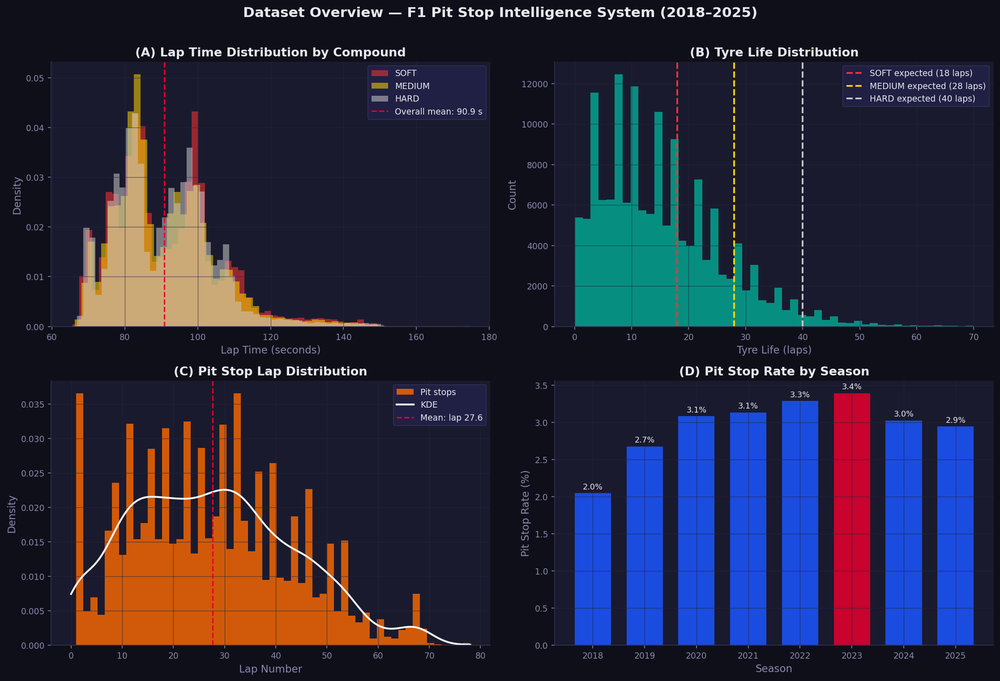
#> input picture _archive/MINH TRI/plots/01_dataset_overview.png, 1000 x 681 px, shrunk from 2234 x 1522 before the run, found by its file name
$ python _split_combined_plots.py
#> lines starting #> are read from the running program, lines starting #| are printed output that depends on the picture; after the words box and inside, x2 and y2 are one past the last pixel; in counts of white or black regions, pixels touching at a corner belong together
"""Split each multi-panel pit-stop PNG into individual subplot PNGs.

The existing combined images were generated by visualize.py as 2x2 or
1x3 matplotlib grids.  This utility detects the white gutters between
sub-axes, then crops each sub-axis to its own PNG sized for solo
inclusion in the LaTeX report.

Per-file output naming uses a letter suffix (a/b/c/d) matching the
subplot label in the original combined image.
"""

from __future__ import annotations

import sys
from pathlib import Path

import numpy as np
from PIL import Image

REPO_ROOT  = Path(__file__).resolve().parents[2]
PLOTS_DIR  = REPO_ROOT / "outputs" / "pit_stop_strategy" / "plots"

# Each entry tells the splitter
#   - the grid layout (rows, cols)
#   - the output filenames in row-major order (a, b, c, d…)
# Files not listed are skipped (so the combined PNGs can co-exist).
LAYOUTS = {
    "01_dataset_overview.png": {
        "grid": (2, 2),
        "outs": ["01a_laptime_compound.png",
                 "01b_tyre_life_dist.png",
                 "01c_pitstop_lap_dist.png",
                 "01d_pit_rate_season.png"],
    },
    "02_tyre_analysis.png": {
        "grid": (2, 2),
        "outs": ["02a_tyre_decay_compound.png",
                 "02b_tyre_life_at_pit.png",
                 "02c_pitlap_heatmap.png",
                 "02d_stint_length.png"],
    },
    "03_model_outputs.png": {
        "grid": (2, 2),
        "outs": ["03a_pred_prob_dist.png",
                 "03b_roc_curve.png",
                 "03c_pr_curve.png",
                 "03d_calibration.png"],
    },
    "04_team_strategy.png": {
        "grid": (1, 3),
        "outs": ["04a_risk_scatter.png",
                 "04b_team_tyrelife_box.png",
                 "04c_compound_mix_heatmap.png"],
        # Heatmap's adjacent colorbar confuses gutter detection; force uniform.
        "uniform": True,
    },
    "05_race_dynamics.png": {
        "grid": (2, 2),
        "outs": ["05a_position_changes.png",
                 "05b_pit_prob_progress.png",
                 "05c_pit_compound_season.png",
                 "05d_pit_prob_heatmap.png"],
    },
    "06_feature_analysis.png": {
        "grid": (2, 2),
        "outs": ["06a_corr_matrix.png",
                 "06b_feature_violin.png",
                 "06c_traffic_pit_prob.png",
                 "06d_pace_decay_compound.png"],
    },
    "07_stochastic_analysis.png": {
        "grid": (2, 2),
        "outs": ["07a_hazard_rate.png",
                 "07b_pace_decay_hist.png",
                 "07c_cox_vs_bilstm.png",
                 "07d_vsc_pit_prob.png"],
    },
}

# Heuristics for gutter detection
WHITE_THRESH = 0.94      # pixel V >= this counts as "white"
GUTTER_FRAC  = 0.985     # row/col must be this fraction white to be a gutter
MIN_GUTTER_WIDTH = 8     # minimum gutter run in pixels
PAD_PX = 6               # padding around each crop


def _runs_of_true(mask: np.ndarray) -> list[tuple[int, int]]:
    """Return list of (start, end_exclusive) for runs of True in 1-D mask."""
    runs = []
    in_run = False
    start = 0
    for i, v in enumerate(mask):
        if v and not in_run:
            start = i
            in_run = True
        elif not v and in_run:
            runs.append((start, i))
            in_run = False
    if in_run:
        runs.append((start, len(mask)))
    return runs


def _detect_gutter_centres(arr: np.ndarray, axis: int,
                           skip_top: int = 0) -> list[int]:
    """Return centre indices of each non-trivial white gutter along axis.

    axis=0 -> horizontal gutters (slice between rows of subplots)
    axis=1 -> vertical   gutters (slice between cols of subplots)
    """
    # Min over RGB → darkness; pixel is "white" if max channel >= thresh
    rgb = arr[..., :3].astype(np.float32) / 255.0
    is_white = rgb.min(axis=-1) >= WHITE_THRESH

    if axis == 0:
        # fraction of white pixels per row
        frac = is_white.mean(axis=1)
        if skip_top:
            frac = frac.copy()
            frac[:skip_top] = 0.0
    else:
        frac = is_white.mean(axis=0)

    gutters = _runs_of_true(frac >= GUTTER_FRAC)
    gutters = [(s, e) for s, e in gutters if (e - s) >= MIN_GUTTER_WIDTH]
    return gutters


def _interior_gutter_centres(arr: np.ndarray, axis: int,
                             n_needed: int,
                             skip_top: int = 0) -> list[int]:
    """Pick the `n_needed` longest gutters that lie in the interior
    (excluding any gutter touching the outer edge) and return their centres.
    """
    runs = _detect_gutter_centres(arr, axis=axis, skip_top=skip_top)
    dim = arr.shape[axis]

    interior = [(s, e) for s, e in runs
                if s > dim * 0.04 and e < dim * 0.96]

    if len(interior) < n_needed:
        # fall back: use all runs (including edges)
        interior = runs

    # Sort by run length (longest first), keep n_needed
    interior.sort(key=lambda r: (r[1] - r[0]), reverse=True)
    chosen = sorted(interior[:n_needed], key=lambda r: r[0])
    return [(s + e) // 2 for s, e in chosen]


def split_image(in_path: Path, grid: tuple[int, int],
                out_names: list[str], uniform: bool = False) -> None:
    rows, cols = grid
    expected = rows * cols
    assert len(out_names) == expected, \
        f"need {expected} output names for {rows}x{cols} grid"

    im = Image.open(in_path).convert("RGBA")
    arr = np.array(im)
    h, w = arr.shape[:2]

    # Skip the top title strip when looking for horizontal gutters
    skip_top = int(h * 0.06)

    # Find interior gutter centres
    n_h = rows - 1
    n_v = cols - 1

    if uniform:
        h_centres = [int(skip_top + (h - skip_top) * (i + 1) / rows)
                     for i in range(n_h)]
        v_centres = [int(w * (i + 1) / cols) for i in range(n_v)]
    else:
        h_centres = _interior_gutter_centres(arr, axis=0, n_needed=n_h,
                                              skip_top=skip_top) if n_h else []
        v_centres = _interior_gutter_centres(arr, axis=1, n_needed=n_v) if n_v else []

        if len(h_centres) != n_h or len(v_centres) != n_v:
            # Fall back to uniform percentage split
            print(f"  [WARN] {in_path.name}: gutter detection partial — using uniform split")
            h_centres = [int(h * (i + 1) / rows) for i in range(n_h)]
            v_centres = [int(w * (i + 1) / cols) for i in range(n_v)]

    # Build row and column boundaries
    row_bounds = [skip_top] + h_centres + [h]
    col_bounds = [0] + v_centres + [w]

    idx = 0
    for r in range(rows):
        for c in range(cols):
            top, bot = row_bounds[r], row_bounds[r + 1]
            left, right = col_bounds[c], col_bounds[c + 1]

            # Add small padding inside the available canvas
            top = max(0, top - PAD_PX)
            bot = min(h, bot + PAD_PX)
            left = max(0, left - PAD_PX)
            right = min(w, right + PAD_PX)

            crop = arr[top:bot, left:right]
            out_path = PLOTS_DIR / out_names[idx]
            Image.fromarray(crop).save(out_path, optimize=True)
            print(f"  [saved] {out_names[idx]}  ({crop.shape[1]}x{crop.shape[0]})")
            idx += 1


def main() -> None:
    if not PLOTS_DIR.exists():
        print(f"No plots directory: {PLOTS_DIR}", file=sys.stderr)
        sys.exit(1)

    for combined_name, spec in LAYOUTS.items():
        path = PLOTS_DIR / combined_name
        if not path.exists():
            print(f"[skip] {combined_name} not found")
            continue
        print(f"\nSplitting {combined_name}")
        split_image(path, spec["grid"], spec["outs"],
                    uniform=spec.get("uniform", False))
#> in split_image, im is the input picture: PIL image 1000x681 RGBA; mean R, G, B, A 42.1, 40.8, 60.1, 255
#> in _detect_gutter_centres, `is_white = rgb.min(axis=-1) >= WHITE_THRESH`:
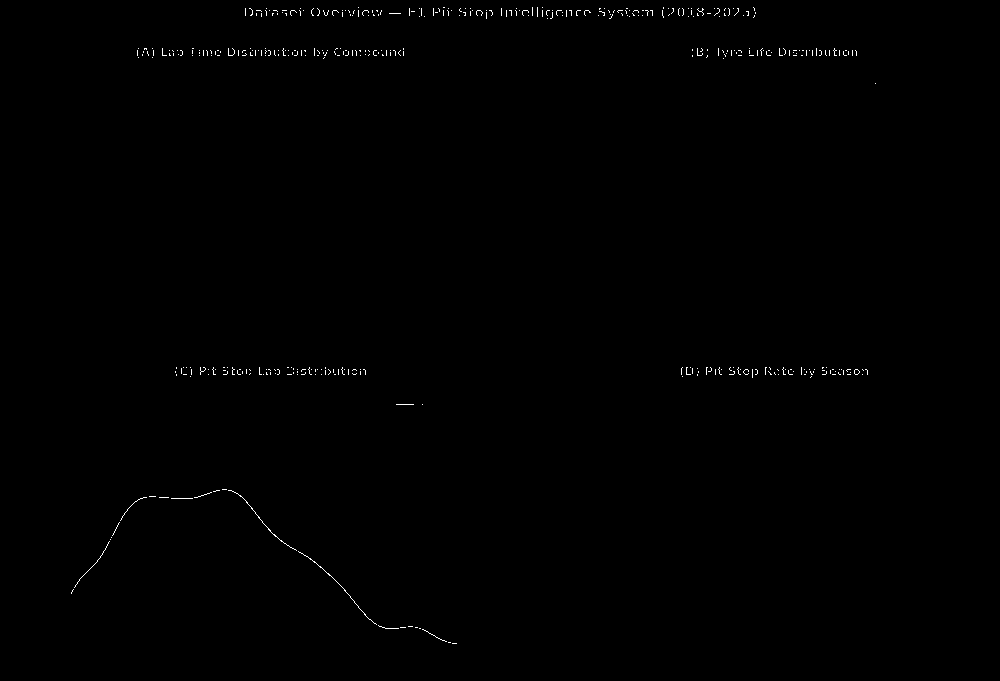
#> is_white: shape (681, 1000) bool; 0.31% white in thin lines or dots, all inside (x1, y1, x2, y2) = (71, 7, 876, 644)
#> in _detect_gutter_centres, `frac = is_white.mean(axis=1)`: frac = 681 values, max 0.131 at index 10, min 0 at index 0, mean 0.00311
#> after the loop in _runs_of_true, `for i, v in enumerate(mask):`: in_run = False; runs = []; start = 0
#> in _detect_gutter_centres, `gutters = _runs_of_true(frac >= GUTTER_FRAC)`: gutters = []
#> the loop in split_image, `for r in range(rows):` made 2 passes
#> pass 1, in split_image, `Image.fromarray(crop).save(out_path, optimize=True)`:
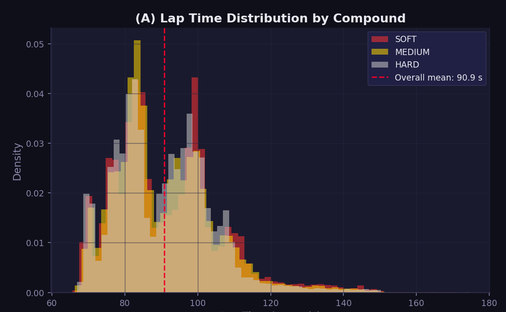
#> saved as 01a_laptime_compound.png: PIL image 506x312 RGBA; mean R, G, B, A 48.4, 42.9, 52.1, 255
#> pass 1, in split_image, `Image.fromarray(crop).save(out_path, optimize=True)`:
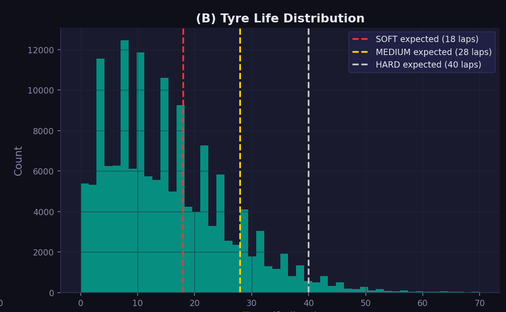
#> saved as 01b_tyre_life_dist.png: PIL image 506x312 RGBA; mean R, G, B, A 24, 43.9, 56.4, 255
#> pass 2, in split_image, `Image.fromarray(crop).save(out_path, optimize=True)`:
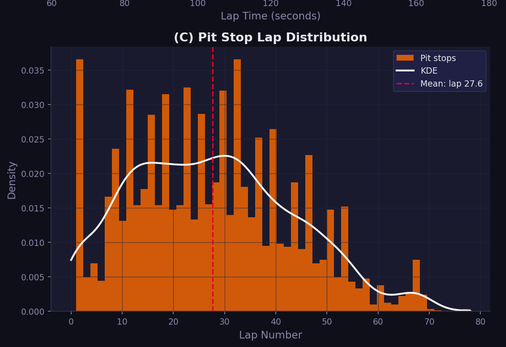
#> saved as 01c_pitstop_lap_dist.png: PIL image 506x347 RGBA; mean R, G, B, A 61.5, 38.1, 36, 255
#> pass 2, in split_image, `Image.fromarray(crop).save(out_path, optimize=True)`:
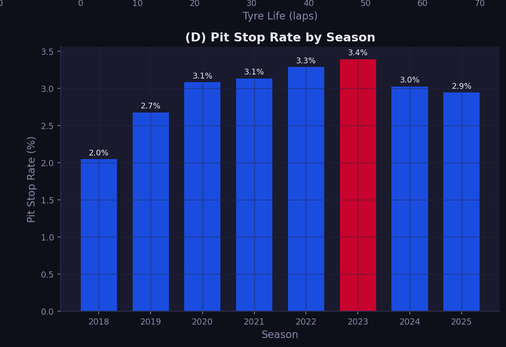
#> saved as 01d_pit_rate_season.png: PIL image 506x347 RGBA; mean R, G, B, A 33.2, 38.4, 95.2, 255
#> after the loop in split_image, `for r in range(rows):`: idx = 4
#> pass 2 of the loop in main, `for combined_name, spec in LAYOUTS.items():`:
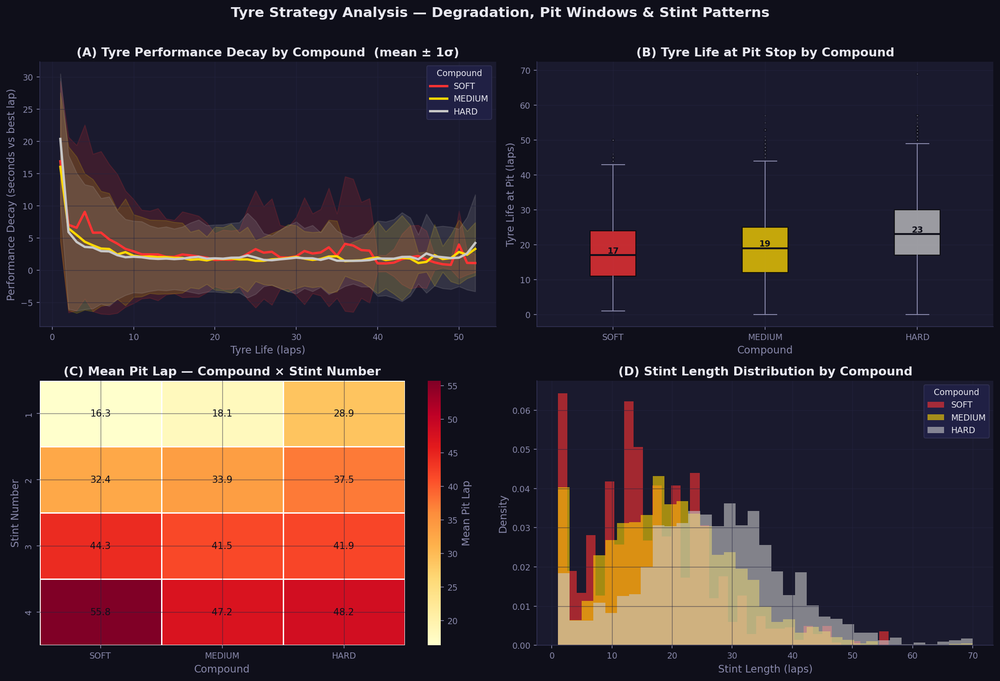
#> input picture _archive/MINH TRI/plots/02_tyre_analysis.png, 1000 x 681 px, shrunk from 2235 x 1522 before the run, found by its file name
#> in split_image, im is the input picture: PIL image 1000x681 RGBA; mean R, G, B, A 69.4, 48.2, 51.7, 255
#> in _detect_gutter_centres (call 3), `is_white = rgb.min(axis=-1) >= WHITE_THRESH`:
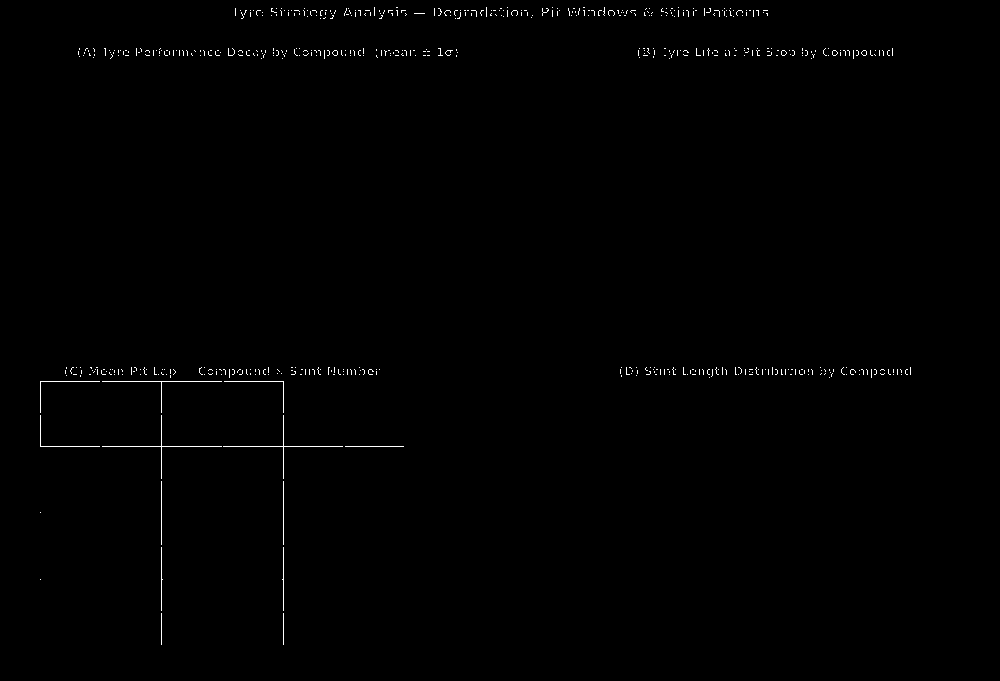
#> is_white: shape (681, 1000) bool; 0.5% white in thin lines or dots, all inside (x1, y1, x2, y2) = (40, 7, 911, 645)
#> in _detect_gutter_centres (call 3), `frac = is_white.mean(axis=1)`: frac = 681 values, max 0.359 at index 446, min 0 at index 0, mean 0.00499
#> in split_image (call 2), `h_centres = _interior_gutter_centres(arr, axis=0, n_needed=n_h, skip_t..`: h_centres = []
#> the loop in split_image (call 2), `for r in range(rows):` made 2 passes
#> pass 2, in split_image (call 2), `Image.fromarray(crop).save(out_path, optimize=True)`:
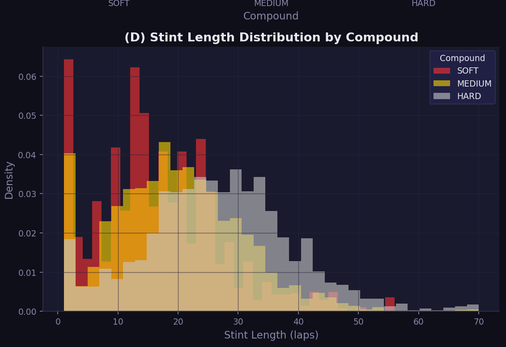
#> saved as 02d_stint_length.png: PIL image 506x347 RGBA; mean R, G, B, A 56, 47.9, 53, 255
#> after the loop in split_image (call 2), `for r in range(rows):`: idx = 4

    print("\nDone.")


if __name__ == "__main__":
    main()
